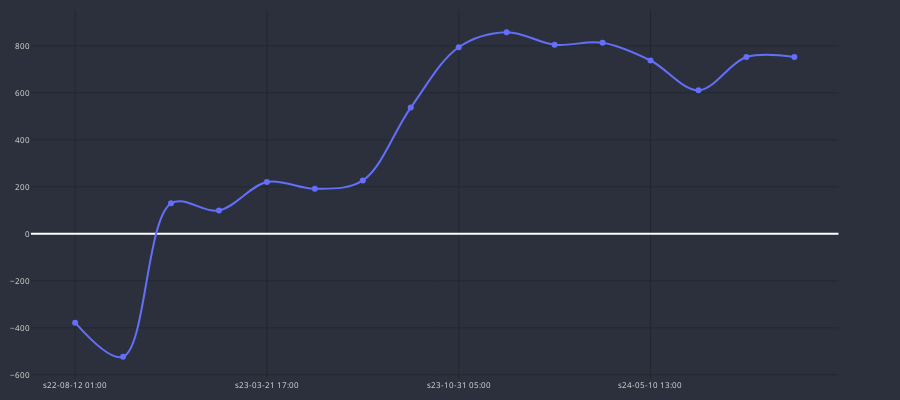

This figure's notebook cell:
### Code cell
cp = CandlePlot(df_trades, candles=False)
cp.show_plot(line_traces=['GAIN_C'])

### Figure 1 — Plotly figure (JSON) as saved in the notebook; plotly's stock layout.template omitted (floating-point values rounded to 4 significant figures)
{"data": [{"line": {"shape": "spline", "width": 2}, "name": "GAIN_C", "type": "scatter", "x": ["s22-08-12 01:00", "s22-08-22 21:00", "s22-10-26 17:00", "s23-02-14 02:00", "s23-03-21 17:00", "s23-05-16 05:00", "s23-06-19 21:00", "s23-08-03 21:00", "s23-10-31 05:00", "s24-01-21 22:00", "s24-02-29 10:00", "s24-03-28 21:00", "s24-05-10 13:00", "s24-06-14 13:00", "s24-07-10 09:00", "s24-10-07 01:00"], "xaxis": "x", "y": [-378.0, -523.4, 129.8, 98.8, 220.8, 191.8, 227.0, 537.2, 793.8, 857.9, 804.4, 812.9, 737.4, 610.7, 752.1, 752.1], "yaxis": "y"}], "layout": {"font": {"color": "#e1e1e1", "size": 8}, "height": 400, "margin": {"b": 10, "l": 10, "r": 10, "t": 10}, "paper_bgcolor": "#2c303c", "plot_bgcolor": "#2c303c", "width": 900, "xaxis": {"anchor": "y", "domain": [0, 0.94], "gridcolor": "#1f292f", "nticks": 5, "rangeslider": {"visible": false}}, "yaxis": {"anchor": "x", "domain": [0, 1], "gridcolor": "#1f292f"}, "yaxis2": {"anchor": "x", "gridcolor": "#1f292f", "overlaying": "y", "side": "right"}}}
